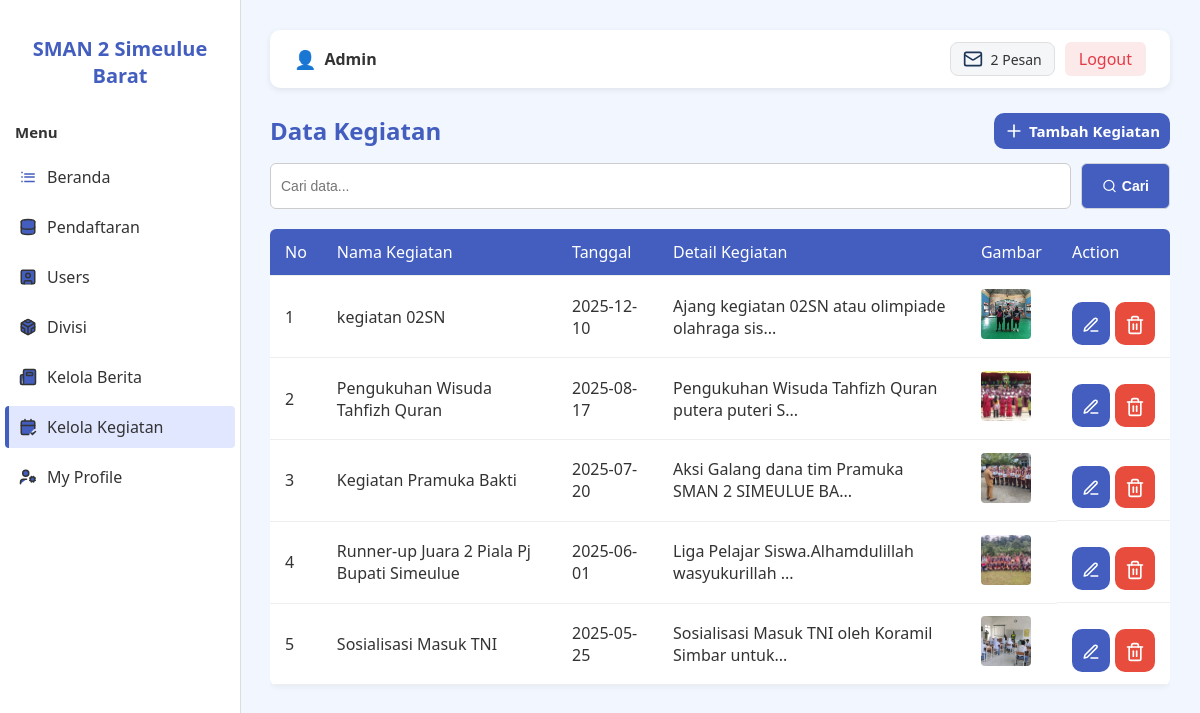
/dashboard/kegiatan/index.php (signed in), run on the app's committed database.
### tables this page shows
CREATE TABLE `event` (
  `id_event` int(11) NOT NULL,
  `name_event` varchar(45) NOT NULL,
  `date_event` date DEFAULT curdate(),
  `detail_event` text DEFAULT NULL,
  `img_event` varchar(100) DEFAULT NULL
);

### actions/auth_check.php (called while the page is built, shortened)
<?php
function isAdmin()
{
    return isset($_SESSION['user']['role']) && $_SESSION['user']['role'] === 'admin';
}

### dashboard/kegiatan/index.php (the view, shortened to what this page needs)
<?php
include '../../config/koneksi.php';
include '../../actions/auth_check.php';
$searchSql = '';
$limit = 10;
$page = isset($_GET['page']) ? max(1, intval($_GET['page'])) : 1;
$offset = ($page - 1) * $limit;
$query = "SELECT * FROM event $searchSql ORDER BY date_event DESC LIMIT $limit OFFSET $offset";
$result = mysqli_query($koneksi, $query);
?>
<!DOCTYPE html>
<html lang="id">
<head>
    <link rel="stylesheet" href="../css/dashboard.css"/>
    <link rel="stylesheet" href="../css/modal.css"/>
    <link rel="stylesheet" href="../css/pagination.css"/>
</head>
<body>
<div class="dashboard-container">
    <?php include '../partials/sidebar.php'; ?>
    <main class="content">
        <?php include '../partials/navbar.php'; ?>
        <div class='heading-container'>
            <h1>Data Kegiatan</h1>
            <a class="btn-tambah">
            <svg xmlns="http://www.w3.org/2000/svg" width="24" height="24" viewBox="0 0 24 24" fill="none" stroke="currentColor" stroke-width="2" stroke-linecap="round" stroke-linejoin="round" class="lucide lucide-plus-icon lucide-plus"><path d="M5 12h14"/><path d="M12 5v14"/></svg>
            Tambah Kegiatan</a>
        </div>
        <?php include '../partials/search.php' ?>
        <div class="table-container">
            <table>
                <thead>
                    <tr>
                        <th>No</th>
                        <th>Nama Kegiatan</th>
                        <th>Tanggal</th>
                        <th>Detail Kegiatan</th>
                        <th>Gambar</th>
                        <?php if (isAdmin()) echo '<th>Action</th>'; ?>
                    </tr>
                </thead>
                <tbody>
                    <?php if (mysqli_num_rows($result) > 0): ?>
                        <?php $no = $offset + 1; ?>
                        <?php while ($row = mysqli_fetch_assoc($result)): ?>
                            <tr>
                                <td><?= $no++ ?></td>
                                <td><?= htmlspecialchars($row['name_event']) ?></td>
                                <td><?= htmlspecialchars($row['date_event']) ?></td>
                                <td><?= htmlspecialchars(mb_strimwidth($row['detail_event'], 0, 50, '...')) ?></td>
                                <td>
                                    <?php if (!empty($row['img_event'])): ?>
                                        <img src="../../uploads/event/<?= htmlspecialchars($row['img_event']) ?>" alt="Gambar Kegiatan" style="width: 50px; height: 50px; object-fit: cover; border-radius: 4px;">
                                    <?php else: ?>
                                        Tidak ada gambar
                                    <?php endif; ?>
                                </td>
                                <?php if (isAdmin()): ?>
                                    <td class="action">
                                        <a class="btn-edit" href="#"
                                          data-id="<?= $row['id_event'] ?>"
                                          data-name="<?= htmlspecialchars($row['name_event']) ?>"
                                          data-detail="<?= htmlspecialchars($row['detail_event']) ?>"
                                          data-date="<?= htmlspecialchars($row['date_event']) ?>"
                                          data-img="<?= htmlspecialchars($row['img_event']) ?>"
                                          onclick="openEditModal(this)"
                                          title="Edit">
                                            <svg xmlns="http://www.w3.org/2000/svg" width="18" height="18" viewBox="0 0 24 24" fill="none"
                                                stroke="currentColor" stroke-width="2" stroke-linecap="round" stroke-linejoin="round">
                                                <path d="M12 20h9"/>
                                                <path d="M16.5 3.5a2.121 2.121 0 1 1 3 3L7 19l-4 1 1-4 12.5-12.5z"/>
                                            </svg>
                                        </a>
                                        <a class="btn-delete" href="../../actions/event/delete.php?id=<?= $row['id_event'] ?>" onclick="return confirm('Yakin hapus kegiatan ini?')" title="Hapus">
                                        </a>
                                    </td>
                                <?php endif; ?>
                            </tr>
                        <?php endwhile; ?>
                    <?php endif; ?>
                </tbody>
            </table>
        </div>
    </main>
</div>
</body>
</html>

### dashboard/css/dashboard.css (style rules this page uses)
:root { --primary: #435ebe; --light-bg: #f2f7ff; --white: #fff; --text-dark: #333; --bg-gray-light: #dedede; --hover-bg: #e0e7ff; --danger: #e74c3c; }
body { margin: 0; font-family: "Segoe UI", sans-serif; background-color: var(--light-bg); color: var(--text-dark); }
.dashboard-container { display: flex; min-height: 100vh; }
.content { margin-left: 240px; padding: 30px; flex-grow: 1; background-color: var(--light-bg); }
h1 { font-size: 24px; color: var(--primary); }
.table-container { overflow-x: auto; }
table { width: 100%; border-collapse: collapse; background-color: var(--white); box-shadow: 0 2px 6px rgba(0, 0, 0, 0.05); border-radius: 6px; overflow: hidden; }
th, td { padding: 12px 15px; border-bottom: 1px solid #eee; text-align: left; }
th { background-color: var(--primary); color: var(--white); font-weight: 500; }
.action { display: flex; flex-direction: row; gap: 5px; margin-top: 14px; }
.btn-edit { text-decoration: none; font-weight: 500; background-color: var(--primary); padding: 10px 10px; border-radius: 10px; text-align: center; color: white; }
.btn-edit svg { color: var(--white); vertical-align: middle; transition: stroke 0.2s ease; width: 18px; height: 18px; }
.btn-delete { background-color: var(--danger); text-decoration: none; font-weight: 500; padding: 10px 10px; border-radius: 10px; text-align: center; color: white; }
.btn-delete svg { color: var(--white); vertical-align: middle; transition: stroke 0.2s ease; width: 20px; height: 20px; }
.heading-container { display: flex; flex-direction: row; justify-content: space-between; align-items: center; margin-top: 10px; }
.btn-tambah { background-color: var(--primary); color: #fff; border: none; padding-top: 8px; padding-bottom: 8px; padding-left: 10px; padding-right: 10px; border-radius: 10px; font-size: 15px; font-weight: 600; cursor: pointer; transition: background-color 0.2s ease; text-decoration: none; display: flex; flex-direction: row; align-items: center; gap: 5px; }
.btn-tambah svg { width: 20px; height: 20px; }

### dashboard/partials/search.php (style rules this page uses)
svg { width: 15px; }

### data on the page
event: name_event "kegiatan 02SN", date_event "2025-12-10", detail_event "Ajang kegiatan 02SN atau olimpiade olahraga sis...", img_event (picture)
event: name_event "Pengukuhan Wisuda Tahfizh Quran", date_event "2025-08-17", detail_event "Pengukuhan Wisuda Tahfizh Quran putera puteri S...", img_event (picture)
event: name_event "Kegiatan Pramuka Bakti", date_event "2025-07-20", detail_event "Aksi Galang dana tim Pramuka SMAN 2 SIMEULUE BA...", img_event (picture)
event: name_event "Runner-up Juara 2 Piala Pj Bupati Simeulue", date_event "2025-06-01", detail_event "Liga Pelajar Siswa.Alhamdulillah wasyukurillah ...", img_event (picture)
event: name_event "Sosialisasi Masuk TNI", date_event "2025-05-25", detail_event "Sosialisasi Masuk TNI oleh Koramil Simbar untuk...", img_event (picture)

### other printed values
$username "Admin"
$total_notif "2"
